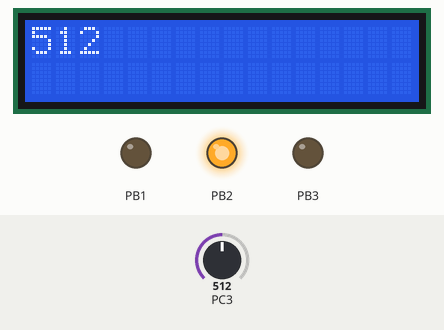
This program was run on a simulated ATmega328P, built with avr-gcc and emulated at 8 MHz (the files do not name the chip). On the bench: 16×2 character LCD, output pins drawn as LEDs (lit = HIGH). Wiring (inferred from the names in the program): character LCD (HD44780): RS PD2; E PD3; data PD4, PD5, PD6, PD7. The inputs (shaded band) are chosen by the test bench; at power-on: PC3 = 512. Pins used as bus, display or sensor lines are not drawn.

Above: at 1.3 s.
1.4 s: PC3 set to 661
At 2.0 s:
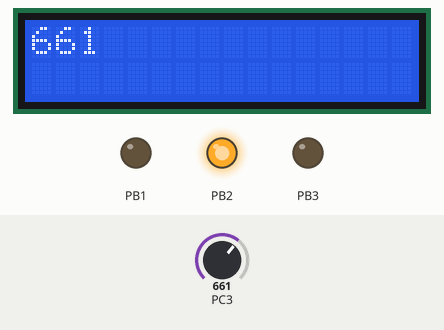
3.1 s: PC3 set to 695
At 4.4 s:
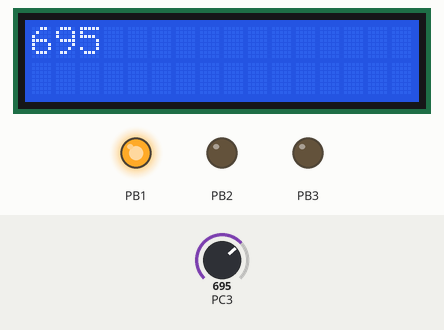
4.7 s: PC3 set to 716
At 5.8 s:
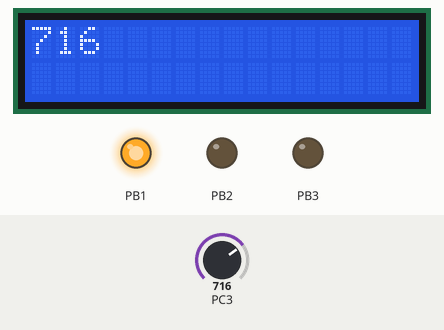
Timing chart, 0 to 7.7 s (numbered marks = the images above; inputs shaded):
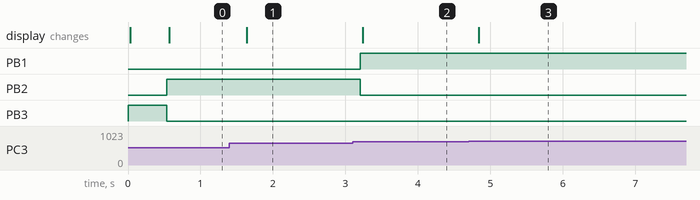

Measured:
- the behaviour switches between 679 and 680 on PC3 (found by bisection; images 1 and 2)
- after the input at 1.4 s, the display: changes after 0.24 s (image 1)
- after the input at 3.1 s, PB1: LOW → HIGH after 0.10 s; PB2: HIGH → LOW after 0.10 s; the display: changes after 0.14 s (image 2)
- after the input at 4.7 s, the display: changes after 0.14 s (image 3)

The program:

main.c
```c
 /**
	@author Moin

	@file main.c
	@brief ENTER discription
*/

/******************************************************************************/
/* INCLUDED FILES                                                             */
/******************************************************************************/
#include <avr/io.h>
// newly added
#include <util/delay.h>
#include <stdio.h>
#include "lcd.h"
/******************************************************************************/
#define F_CPU 8000000UL //CPU clock

/******************************************************************************/
/* FUNCTIONS                                                                  */
/******************************************************************************/

/**
	@brief Init the microcontroller
*/
void init(void){
	// Digital I/O init----------------------------------------------------
	DDRB &= ~(1 << DDB0);		// PB0 as Input (key 1)
	PORTB |= ( 1 << PB0);		// Pullup PB0

	DDRB |=  (1 << DDB1);		// PB1 as Output (LED red)
	DDRB |=  (1 << DDB2);		// PB1 as Output (LED yellow)
	DDRB |=  (1 << DDB3);		// PB1 as Output (LED green)


	// ADC init------------------------------------------------------------
	DDRC &= ~(1 << DDC3);		// PC3 as Input (Poti)
	PORTC &= ~(1 << DDC3);		// Pullup PC3 OFF

	// ADMUX
	ADMUX = 0;
	ADMUX |= (1 << REFS0); // AVCC as reference
	//TODO Use the datasheet
	ADMUX |= (1 << MUX0)|(1 << MUX1); // Select Channel ADC3

	// ADCSRA
	ADCSRA = (1 << ADPS2)|(1 << ADPS1); // Set ADC Prescale to 64

	// Start conversion, Free running, Enalbe ADC
	ADCSRA |= (1 << ADSC)|(1 << ADATE)|(1 << ADEN);

}
/******************************************************************************/


/**
	@brief Main function
	@return only a dummy to avoid a compiler warning, not used
*/
int main(void){


	uint16_t adc;

	char str[1];

	// Init
	init();

	// Loop forever
	while (1){


		// Task 2.2.3
		// ADC


		adc = ADCW;

		if (adc < 340){
			PORTB |= (1 << PB3);
			PORTB &= ~(1 << PB1);
			PORTB &= ~(1 << PB2);
		}

		if (adc >= 340 && adc < 680){
			PORTB |= (1 << PB2);
			PORTB &= ~(1 << PB3);
			PORTB &= ~(1 << PB1);
		}

		if (adc >= 680 && adc <=1023){
			PORTB |= (1 << PB1);
			PORTB &= ~(1 << PB2);
			PORTB &= ~(1 << PB3);
		}


		// Bonus-ADC on display


		lcd_init();
		lcd_clear();
		lcd_home();
		sprintf(str, "%d", adc);
		lcd_string(str);
		_delay_ms(500);


	}
	return 0;
}
/******************************************************************************/
```

lcd.c
```c
// control a HD44780 compatible LCD in 4-Bit-Interfacemode


#include <avr/io.h>
#include "lcd.h"
#include <util/delay.h>

////////////////////////////////////////////////////////////////////////////////
// Generate a Enable-Puls
static void lcd_enable( void )
{
    LCD_PORT |= (1<<LCD_EN);     // Enable auf 1 setzen
    _delay_us( LCD_ENABLE_US );  // kurze Pause
    LCD_PORT &= ~(1<<LCD_EN);    // Enable auf 0 setzen
}

////////////////////////////////////////////////////////////////////////////////
// Send 4-bit output operation to LCD
static void lcd_out( uint8_t data )
{
    data &= 0xF0;                       // mask highnibble

    LCD_PORT &= ~(0xF0>>(4-LCD_DB));    // delete mask
    LCD_PORT |= (data>>(4-LCD_DB));     // set Bits
    lcd_enable();
}

////////////////////////////////////////////////////////////////////////////////
// Initialialise
void lcd_init( void )
{
    // switch used Pins to output mode
    uint8_t pins = (0x0F << LCD_DB) |           // 4 Datalines
                   (1<<LCD_RS) |                // R/S Line
                   (1<<LCD_EN);                 // Enable line
    LCD_DDR |= pins;

    // all outputs to zero
    LCD_PORT &= ~pins;

    // wait for the LCD to be ready
    _delay_ms( LCD_BOOTUP_MS );

    // send Soft-Reset
    lcd_out( LCD_SOFT_RESET );
    _delay_ms( LCD_SOFT_RESET_MS1 );

    lcd_enable();
    _delay_ms( LCD_SOFT_RESET_MS2 );

    lcd_enable();
    _delay_ms( LCD_SOFT_RESET_MS3 );

    // activate 4-bit Mode
    lcd_out( LCD_SET_FUNCTION |
             LCD_FUNCTION_4BIT );
    _delay_ms( LCD_SET_4BITMODE_MS );

    // 4-bit Mode / 2 lines / 5x7
    lcd_command( LCD_SET_FUNCTION |
                 LCD_FUNCTION_4BIT |
                 LCD_FUNCTION_2LINE |
                 LCD_FUNCTION_5X7 );

    // Display on / Cursor off / Blink off
    lcd_command( LCD_SET_DISPLAY |
                 LCD_DISPLAY_ON |
                 LCD_CURSOR_OFF |
                 LCD_BLINKING_OFF);

    // Cursor inkrement / no Scrolling
    lcd_command( LCD_SET_ENTRY |
                 LCD_ENTRY_INCREASE |
                 LCD_ENTRY_NOSHIFT );

    lcd_clear();
}

////////////////////////////////////////////////////////////////////////////////
// Send Databyte to LCD
void lcd_data( uint8_t data )
{
    LCD_PORT |= (1<<LCD_RS);    // set RS to 1

    lcd_out( data );            // first the higher..,
    lcd_out( data<<4 );         // then the lower nibble

    _delay_us( LCD_WRITEDATA_US );
}

////////////////////////////////////////////////////////////////////////////////
// Send a comand to the LCD
void lcd_command( uint8_t data )
{
    LCD_PORT &= ~(1<<LCD_RS);    // set RS to 0 s

    lcd_out( data );             // first the higher...,
    lcd_out( data<<4 );           // then the lower nibble

    _delay_us( LCD_COMMAND_US );
}

////////////////////////////////////////////////////////////////////////////////
// Send clear command
void lcd_clear( void )
{
    lcd_command( LCD_CLEAR_DISPLAY );
    _delay_ms( LCD_CLEAR_DISPLAY_MS );
}

////////////////////////////////////////////////////////////////////////////////
// Send: Cursor Home
void lcd_home( void )
{
    lcd_command( LCD_CURSOR_HOME );
    _delay_ms( LCD_CURSOR_HOME_MS );
}

////////////////////////////////////////////////////////////////////////////////
// Set cursor to X, Y

void lcd_setcursor( uint8_t x, uint8_t y )
{
    uint8_t data;

    switch (y)
    {
        case 1:    // 1. Row
            data = LCD_SET_DDADR + LCD_DDADR_LINE1 + x;
            break;

        case 2:    // 2. Row
            data = LCD_SET_DDADR + LCD_DDADR_LINE2 + x;
            break;

        case 3:    // 3. Row
            data = LCD_SET_DDADR + LCD_DDADR_LINE3 + x;
            break;

        case 4:    // 4. Row
            data = LCD_SET_DDADR + LCD_DDADR_LINE4 + x;
            break;

        default:
            return;
    }

    lcd_command( data );
}

////////////////////////////////////////////////////////////////////////////////
// send a String to the LCD

void lcd_string( const char *data )
{
    while( *data != '\0' )
        lcd_data( *data++ );
}

////////////////////////////////////////////////////////////////////////////////
// Send a Char to the LCD

void lcd_generatechar( uint8_t code, const uint8_t *data )
{
	uint8_t i=0;
    // set Startposition
    lcd_command( LCD_SET_CGADR | (code<<3) );

    // send bit pattern
    for ( i=0; i<8; i++ )
    {
        lcd_data( data[i] );
    }
}
```

lcd.h
```c
// Control of a HD44780 LCD in 4-Bit-Interfacemode


#ifndef LCD_ROUTINES_H
#define LCD_ROUTINES_H

////////////////////////////////////////////////////////////////////////////////
// Define the MCUs frequency here

#ifndef F_CPU
#define F_CPU 8000000UL
#endif

////////////////////////////////////////////////////////////////////////////////
// Pinout of the LCD

//  LCD DB4-DB7 <-->  PORTD Bit PD0-PD3
#define LCD_PORT      PORTD
#define LCD_DDR       DDRD
#define LCD_DB        PD4

//  LCD RS      <-->  PORTD Bit PD4     (RS: 1=Data, 0=Command)
#define LCD_RS        PD2

//  LCD EN      <-->  PORTD Bit PD5     (EN: 1-Impuls for Data)
#define LCD_EN        PD3

////////////////////////////////////////////////////////////////////////////////
// LCD Timings (MS=Milliseconds, US=Microseconds)

#define LCD_BOOTUP_MS           15
#define LCD_ENABLE_US           20
#define LCD_WRITEDATA_US        46
#define LCD_COMMAND_US          42

#define LCD_SOFT_RESET_MS1      5
#define LCD_SOFT_RESET_MS2      1
#define LCD_SOFT_RESET_MS3      1
#define LCD_SET_4BITMODE_MS     5

#define LCD_CLEAR_DISPLAY_MS    2
#define LCD_CURSOR_HOME_MS      2

////////////////////////////////////////////////////////////////////////////////
// Row definitions

#define LCD_DDADR_LINE1         0x00
#define LCD_DDADR_LINE2         0x40
#define LCD_DDADR_LINE3         0x10
#define LCD_DDADR_LINE4         0x50

////////////////////////////////////////////////////////////////////////////////
// Initialise:
void lcd_init( void );

////////////////////////////////////////////////////////////////////////////////
// LCD clear
void lcd_clear( void );

////////////////////////////////////////////////////////////////////////////////
// Cursor in the first row, first column
void lcd_home( void );

////////////////////////////////////////////////////////////////////////////////
// Cursor to a desired position
void lcd_setcursor( uint8_t spalte, uint8_t zeile );

////////////////////////////////////////////////////////////////////////////////
// Output a single char
void lcd_data( uint8_t data );

////////////////////////////////////////////////////////////////////////////////
// Output a string
void lcd_string( const char *data );

////////////////////////////////////////////////////////////////////////////////
// Define customised characters
void lcd_generatechar( uint8_t code, const uint8_t *data );

////////////////////////////////////////////////////////////////////////////////
// Output a command to the LCD
void lcd_command( uint8_t data );


////////////////////////////////////////////////////////////////////////////////
// LCD Commands

// Clear Display -------------- 0b00000001
#define LCD_CLEAR_DISPLAY       0x01

// Cursor Home ---------------- 0b0000001x
#define LCD_CURSOR_HOME         0x02

// Set Entry Mode ------------- 0b000001xx
#define LCD_SET_ENTRY           0x04

#define LCD_ENTRY_DECREASE      0x00
#define LCD_ENTRY_INCREASE      0x02
#define LCD_ENTRY_NOSHIFT       0x00
#define LCD_ENTRY_SHIFT         0x01

// Set Display ---------------- 0b00001xxx
#define LCD_SET_DISPLAY         0x08

#define LCD_DISPLAY_OFF         0x00
#define LCD_DISPLAY_ON          0x04
#define LCD_CURSOR_OFF          0x00
#define LCD_CURSOR_ON           0x02
#define LCD_BLINKING_OFF        0x00
#define LCD_BLINKING_ON         0x01

// Set Shift ------------------ 0b0001xxxx
#define LCD_SET_SHIFT           0x10

#define LCD_CURSOR_MOVE         0x00
#define LCD_DISPLAY_SHIFT       0x08
#define LCD_SHIFT_LEFT          0x00
#define LCD_SHIFT_RIGHT         0x04

// Set Function --------------- 0b001xxxxx
#define LCD_SET_FUNCTION        0x20

#define LCD_FUNCTION_4BIT       0x00
#define LCD_FUNCTION_8BIT       0x10
#define LCD_FUNCTION_1LINE      0x00
#define LCD_FUNCTION_2LINE      0x08
#define LCD_FUNCTION_5X7        0x00
#define LCD_FUNCTION_5X10       0x04

#define LCD_SOFT_RESET          0x30

// Set CG RAM Address --------- 0b01xxxxxx  (Character Generator RAM)
#define LCD_SET_CGADR           0x40

#define LCD_GC_CHAR0            0
#define LCD_GC_CHAR1            1
#define LCD_GC_CHAR2            2
#define LCD_GC_CHAR3            3
#define LCD_GC_CHAR4            4
#define LCD_GC_CHAR5            5
#define LCD_GC_CHAR6            6
#define LCD_GC_CHAR7            7

// Set DD RAM Address --------- 0b1xxxxxxx  (Display Data RAM)
#define LCD_SET_DDADR           0x80

#endif
```
